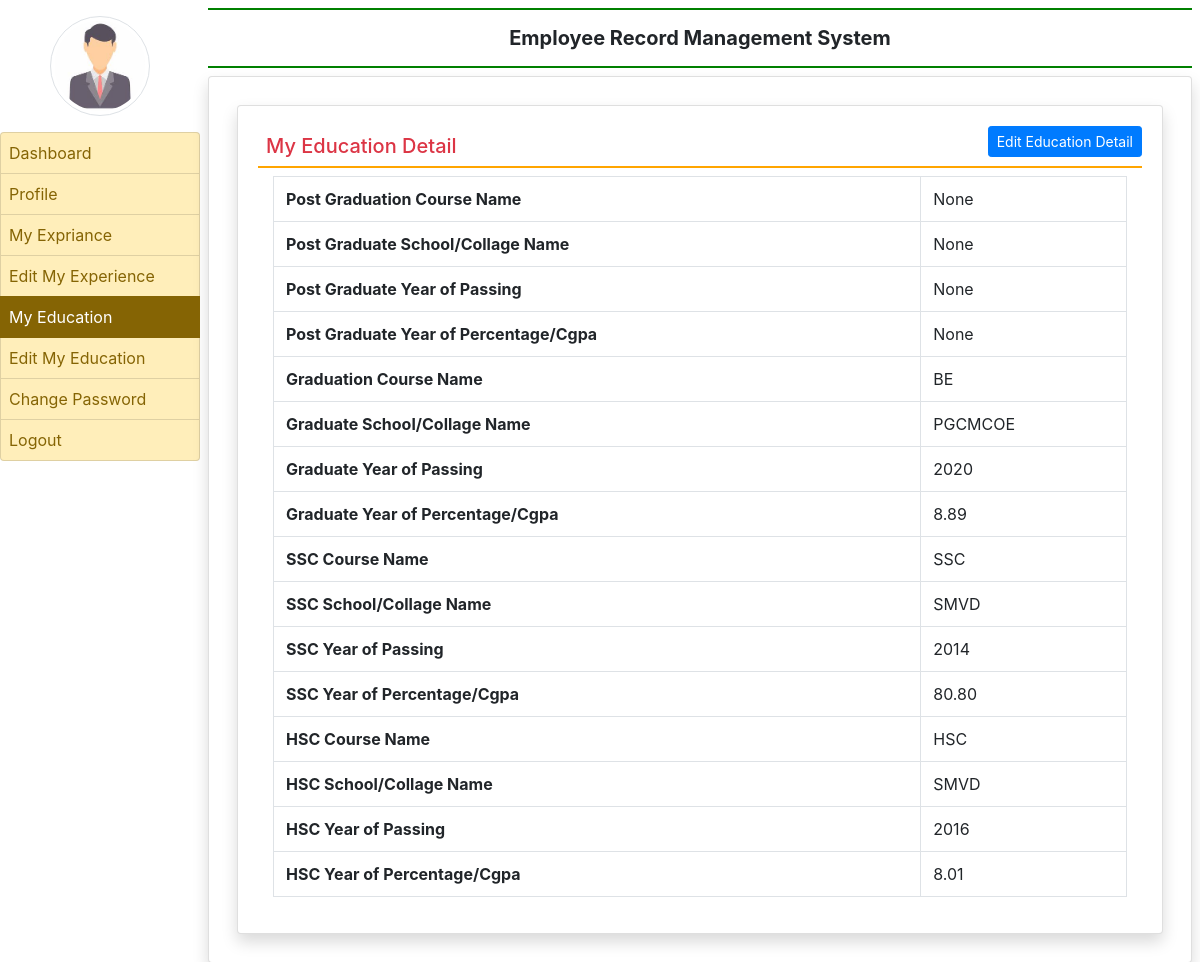
The app's page /my_education/ (signed in) with its own data.
### employee/models.py (models this page shows, shortened)
class EmployeeEducation(models.Model):
    user= models.ForeignKey(User,on_delete=models.CASCADE)
    coursepg = models.CharField(max_length=100,null=True)
    schoolclgpg = models.CharField(max_length=200,null=True )
    yearpassingpg = models.CharField(max_length=20,null=True)
    percentagepg = models.CharField(max_length=20,null=True)
    coursegra = models.CharField(max_length=100,null=True)
    schoolclggra = models.CharField(max_length=200,null=True )
    yearpassinggra = models.CharField(max_length=20,null=True)
    percentagegra = models.CharField(max_length=20,null=True)
    coursessc = models.CharField(max_length=100,null=True)
    schoolclgssc = models.CharField(max_length=200,null=True )
    yearpassingssc = models.CharField(max_length=20,null=True)
    percentagessc = models.CharField(max_length=20,null=True)
    coursehsc = models.CharField(max_length=100,null=True)
    schoolclghsc = models.CharField(max_length=200,null=True )
    yearpassinghsc = models.CharField(max_length=20,null=True)
    percentagehsc = models.CharField(max_length=20,null=True)

### employee/views.py (the view)
# urls.py: path('my_education/', my_education,name='my_education'),
def my_education(request):
    if not request.user.is_authenticated:
        return redirect('emplogin')
    user = request.user
    education = EmployeeEducation.objects.get(user=user)
    return render(request,'my_education.html',locals())

### templates/my_education.html
{% extends 'emp_base.html' %}
{% block main %}
<div class="card shadow m-2">
    <div class="card-body">
        <a href="{% url 'edit_myeducation' %}" class="btn btn-primary float-right btn-sm">Edit Education Detail</a>
        <h5 class="p-2 text-danger" style="border-bottom :2px solid orange">My Education Detail</h5>
        <div class="container-fluid">
            <table class="table table-bordered">
                <tr>
                    <th>Post Graduation Course Name</th>
                    <td>{{education.coursepg}}</td>
                </tr>
                <tr>
                    <th>Post Graduate School/Collage Name</th>
                    <td>{{education.schoolclgpg}}</td>
                </tr>
                <tr>
                    <th>Post Graduate Year of Passing</th>
                    <td>{{education.yearpassingpg}}</td>
                </tr>
                <tr>
                    <th>Post Graduate Year of Percentage/Cgpa</th>
                    <td>{{education.percentagepg}}</td>
                </tr>
                <tr>
                    <th>Graduation Course Name</th>
                    <td>{{education.coursegra}}</td>
                </tr>
                <tr>
                    <th>Graduate School/Collage Name</th>
                    <td>{{education.schoolclggra}}</td>
                </tr>
                <tr>
                    <th>Graduate Year of Passing</th>
                    <td>{{education.yearpassinggra}}</td>
                </tr>
                <tr>
                    <th>Graduate Year of Percentage/Cgpa</th>
                    <td>{{education.percentagegra}}</td>
                </tr>
                <tr>
                    <th>SSC Course Name</th>
                    <td>{{education.coursessc}}</td>
                </tr>
                <tr>
                    <th>SSC School/Collage Name</th>
                    <td>{{education.schoolclgssc}}</td>
                </tr>
                <tr>
                    <th>SSC Year of Passing</th>
                    <td>{{education.yearpassingssc}}</td>
                </tr>
                <tr>
                    <th>SSC Year of Percentage/Cgpa</th>
                    <td>{{education.percentagessc}}</td>
                </tr>
                <tr>
                    <th>HSC Course Name</th>
                    <td>{{education.coursehsc}}</td>
                </tr>
                <tr>
                    <th>HSC School/Collage Name</th>
                    <td>{{education.schoolclghsc}}</td>
                </tr>
                <tr>
                    <th>HSC Year of Passing</th>
                    <td>{{education.yearpassinghsc}}</td>
                </tr>
                <tr>
                    <th>HSC Year of Percentage/Cgpa</th>
                    <td>{{education.percentagehsc}}</td>
                </tr>
            </table>
        </div>
    </div>
</div>
{% endblock %}

### records on screen
EmployeeEducation: coursepg "None", schoolclgpg "None", yearpassingpg "None", percentagepg "None", coursegra "BE", schoolclggra "PGCMCOE", yearpassinggra "2020", percentagegra "8.89", coursessc "SSC", schoolclgssc "SMVD", yearpassingssc "2014", percentagessc "80.80", coursehsc "HSC", schoolclghsc "SMVD", yearpassinghsc "2016", percentagehsc "8.01"
